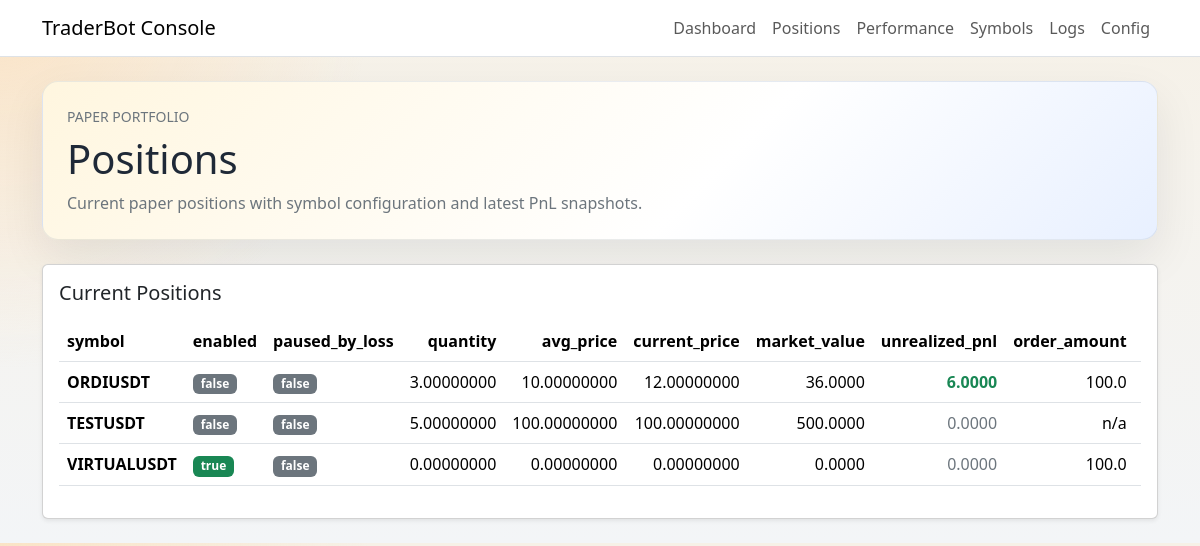
Page /positions on the committed database.
### tables this page shows
CREATE TABLE position_snapshots (
    id INTEGER PRIMARY KEY AUTOINCREMENT,
    timestamp TEXT NOT NULL,
    symbol TEXT NOT NULL,
    quantity REAL NOT NULL,
    avg_price REAL NOT NULL,
    current_price REAL NOT NULL,
    market_value REAL NOT NULL,
    unrealized_pnl REAL NOT NULL,
    mode TEXT NOT NULL
);

### web_app.py (the view)
@app.get("/positions", response_class=HTMLResponse)
def positions_page(request: Request):
    context = _load_positions_view()
    context.update(
        {
            "request": request,
            "project_name": "TraderBot Local Console",
        }
    )
    return templates.TemplateResponse(request, "positions.html", context)

### ui/templates/positions.html (shortened to what this page needs)
{% extends "layout.html" %}
{% block content %}
<div class="row g-4">
  <div class="col-12">
    <div class="hero-panel p-4 rounded-4">
      <p class="text-uppercase small mb-2 text-secondary">Paper Portfolio</p>
      <h1 class="display-6 mb-2">Positions</h1>
      <p class="text-secondary mb-0">Current paper positions with symbol configuration and latest PnL snapshots.</p>
    </div>
  </div>
  {% if config_error %}
  <div class="col-12">
    <div class="alert alert-danger mb-0">
      配置读取失败：{{ config_error }}
    </div>
  </div>
  {% else %}
  <div class="col-12">
    <div class="card shadow-sm">
      <div class="card-body">
        <h2 class="h5 mb-3">Current Positions</h2>
        {% if not positions %}
        <div class="alert alert-light border mb-0">暂无持仓</div>
        {% else %}
        <div class="table-responsive">
          <table class="table align-middle">
            <thead>
              <tr>
                <th>symbol</th>
                <th>enabled</th>
                <th>paused_by_loss</th>
                <th class="text-end">quantity</th>
                <th class="text-end">avg_price</th>
                <th class="text-end">current_price</th>
                <th class="text-end">market_value</th>
                <th class="text-end">unrealized_pnl</th>
                <th class="text-end">order_amount</th>
                <th class="text-end">max_loss_amount</th>
              </tr>
            </thead>
            <tbody>
              {% for position in positions %}
              <tr>
                <td class="fw-semibold">{{ position.symbol }}</td>
                <td>
                  {% if position.enabled %}
                  <span class="badge text-bg-success">true</span>
                  {% else %}
                  <span class="badge text-bg-secondary">false</span>
                  {% endif %}
                </td>
                <td>
                  {% if position.paused_by_loss %}
                  <span class="badge text-bg-danger">true</span>
                  {% else %}
                  <span class="badge text-bg-secondary">false</span>
                  {% endif %}
                </td>
                <td class="text-end">{{ "%.8f"|format(position.quantity) }}</td>
                <td class="text-end">{{ "%.8f"|format(position.avg_price) }}</td>
                <td class="text-end">{{ "%.8f"|format(position.current_price) }}</td>
                <td class="text-end">{{ "%.4f"|format(position.market_value) }}</td>
                <td class="text-end">
                  {% if position.unrealized_pnl > 0 %}
                  <span class="text-success fw-semibold">{{ "%.4f"|format(position.unrealized_pnl) }}</span>
                  {% elif position.unrealized_pnl < 0 %}
                  <span class="text-danger fw-semibold">{{ "%.4f"|format(position.unrealized_pnl) }}</span>
                  {% else %}
                  <span class="text-secondary">{{ "%.4f"|format(position.unrealized_pnl) }}</span>
                  {% endif %}
                </td>
                <td class="text-end">{{ position.order_amount }}</td>
                <td class="text-end">{{ position.max_loss_amount }}</td>
              </tr>
              {% endfor %}
            </tbody>
          </table>
        </div>
        {% endif %}
      </div>
    </div>
  </div>
  {% endif %}
</div>
{% endblock %}

### ui/templates/layout.html (shortened to what this page needs)
<!DOCTYPE html>
<html lang="en">
<head>
  <link
    href="https://cdn.jsdelivr.net/npm/bootstrap@5.3.3/dist/css/bootstrap.min.css"
    rel="stylesheet"
  >
  <link rel="stylesheet" href="{{ url_for('static', path='/app.css') }}">
</head>
<body>
  <nav class="navbar navbar-expand-lg border-bottom bg-white">
    <div class="container">
      <span class="navbar-brand mb-0 h1">TraderBot Console</span>
      <div class="navbar-nav ms-auto">
        <a class="nav-link" href="/">Dashboard</a>
        <a class="nav-link" href="/positions">Positions</a>
        <a class="nav-link" href="/performance">Performance</a>
        <a class="nav-link" href="/symbols">Symbols</a>
        <a class="nav-link" href="/logs">Logs</a>
        <a class="nav-link" href="/config">Config</a>
      </div>
    </div>
  </nav>
  <main class="container py-4">
    {% block content %}{% endblock %}
  </main>
</body>
</html>

### ui/static/app.css (style rules this page uses)
body { background: radial-gradient(circle at top left, rgba(255, 214, 165, 0.5), transparent 28%), linear-gradient(180deg, #f6f1e7 0%, #f3f5f7 100%); color: #1f2937; }
.hero-panel { background: linear-gradient(135deg, #fff6df 0%, #ffffff 60%, #e8f0ff 100%); border: 1px solid rgba(148, 163, 184, 0.2); box-shadow: 0 18px 45px rgba(15, 23, 42, 0.08); }

### rows in the picture
position_snapshots: symbol "ORDIUSDT", shows "false", quantity "3.00000000", avg_price "10.00000000", current_price "12.00000000", market_value "36.0000", unrealized_pnl "6.0000", order_amount "100.0"
position_snapshots: symbol "TESTUSDT", shows "false", quantity "5.00000000", avg_price "100.00000000", current_price "100.00000000", market_value "500.0000", unrealized_pnl "0.0000", order_amount "n/a"

### other values in the picture
{{ position.symbol }} "VIRTUALUSDT"
{{ "%.8f"|format(position.quantity) }} "0.00000000"
{{ "%.8f"|format(position.avg_price) }} "0.00000000"
{{ "%.8f"|format(position.current_price) }} "0.00000000"
{{ "%.4f"|format(position.market_value) }} "0.0000"
{{ "%.4f"|format(position.unrealized_pnl) }} "0.0000"
{{ position.order_amount }} "100.0"
